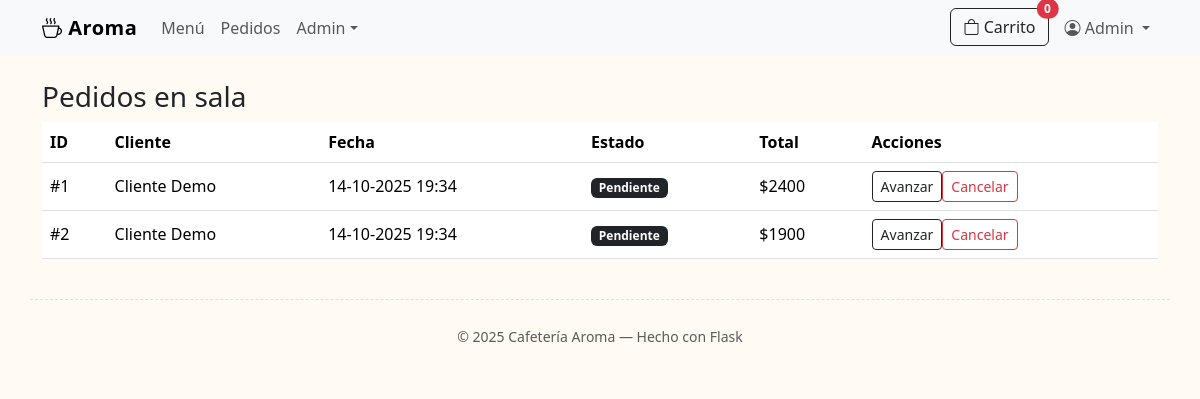
Before: /empleado/pedidos (signed in) with the older database file.
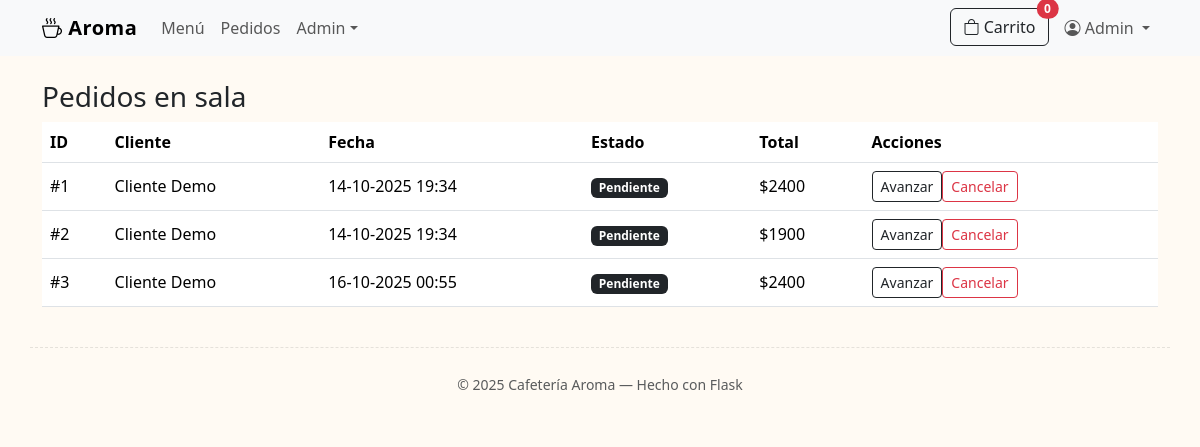
After: the same page with the newer database file.
### models.py (models this page shows, shortened)
class User(UserMixin, db.Model):
    id = db.Column(db.Integer, primary_key=True)
    name = db.Column(db.String(120), nullable=False)
    email = db.Column(db.String(120), unique=True, nullable=False)
    password_hash = db.Column(db.String(255), nullable=False)
    role = db.Column(db.String(20), default=Role.CUSTOMER, nullable=False)
    created_at = db.Column(db.DateTime, default=datetime.utcnow)
    orders = db.relationship("Order", back_populates="user", lazy=True)
    def is_admin(self):
        return self.role == Role.ADMIN

class Order(db.Model):
    id = db.Column(db.Integer, primary_key=True)
    status = db.Column(db.String(30), default="pendiente")  # pendiente -> preparando -> listo -> entregado -> cancelado
    payment_method = db.Column(db.String(30), default="efectivo")  # efectivo/tarjeta
    total = db.Column(db.Float, default=0.0)
    created_at = db.Column(db.DateTime, default=datetime.utcnow)
    user_id = db.Column(db.Integer, db.ForeignKey("user.id"), nullable=True)
    user = db.relationship("User", back_populates="orders")
    items = db.relationship("OrderItem", back_populates="order", cascade="all, delete-orphan", lazy=True)

### app.py (the view)
    @app.get("/empleado/pedidos")
    @login_required
    @role_required(Role.EMPLOYEE, Role.ADMIN)
    def employee_orders():
        status = request.args.get("status", "pendiente")
        orders = Order.query.filter(Order.status != "cancelado").order_by(Order.created_at.asc()).all()
        return render_template("employee/orders.html", orders=orders, selected=status)

### utils.py (called while the page is built)
def role_required(*roles):
    def decorator(fn):
        @wraps(fn)
        def wrapper(*args, **kwargs):
            if not current_user.is_authenticated:
                abort(403)
            if current_user.role not in roles:
                abort(403)
            return fn(*args, **kwargs)
        return wrapper
    return decorator

### templates/employee/orders.html
{% extends "base.html" %}
{% block content %}
  <h3>Pedidos en sala</h3>
  <div class="table-responsive">
    <table class="table align-middle">
      <thead>
        <tr><th>ID</th><th>Cliente</th><th>Fecha</th><th>Estado</th><th>Total</th><th>Acciones</th></tr>
      </thead>
      <tbody>
        {% for o in orders %}
        <tr>
          <td>#{{ o.id }}</td>
          <td>{{ o.user.name if o.user else '—' }}</td>
          <td>{{ o.created_at.strftime('%d-%m-%Y %H:%M') }}</td>
          <td><span class="badge text-bg-dark">{{ o.status|capitalize }}</span></td>
          <td>${{ '%.0f'|format(o.total) }}</td>
          <td>
            <div class="btn-group">
              <form method="post" action="{{ url_for('employee_advance', order_id=o.id) }}">
                <button class="btn btn-sm btn-outline-dark" {% if o.status in ['entregado','cancelado'] %}disabled{% endif %}>Avanzar</button>
              </form>
              <form method="post" action="{{ url_for('employee_cancel', order_id=o.id) }}" onsubmit="return confirm('¿Cancelar pedido?')">
                <button class="btn btn-sm btn-outline-danger" {% if o.status in ['entregado','cancelado'] %}disabled{% endif %}>Cancelar</button>
              </form>
            </div>
          </td>
        </tr>
        {% endfor %}
      </tbody>
    </table>
  </div>
{% endblock %}

### templates/base.html (shortened to what this page needs)
{% set cart_count = session.get('cart', {})|map('int')|list|length and session.get('cart', {})|dictsort(false) %}
<!doctype html>
<html lang="es">
  <head>
    <link href="https://cdn.jsdelivr.net/npm/bootstrap@5.3.2/dist/css/bootstrap.min.css" rel="stylesheet">
    <link href="https://cdn.jsdelivr.net/npm/bootstrap-icons@1.11.3/font/bootstrap-icons.css" rel="stylesheet">
    <link href="{{ url_for('static', filename='css/styles.css') }}" rel="stylesheet">
  </head>
  <body>
    <nav class="navbar navbar-expand-lg bg-body-tertiary sticky-top">
      <div class="container">
        <a class="navbar-brand" href="{{ url_for('index') }}"><i class="bi bi-cup-hot"></i> Aroma</a>
        <div class="collapse navbar-collapse" id="nav">
          <ul class="navbar-nav me-auto mb-2 mb-lg-0">
            <li class="nav-item"><a class="nav-link" href="{{ url_for('menu') }}">Menú</a></li>
            {% if current_user.is_authenticated and (current_user.is_admin() or current_user.is_employee()) %}
              <li class="nav-item"><a class="nav-link" href="{{ url_for('employee_orders') }}">Pedidos</a></li>
            {% endif %}
            {% if current_user.is_authenticated and current_user.is_admin() %}
              <li class="nav-item dropdown">
                <a class="nav-link dropdown-toggle" role="button" data-bs-toggle="dropdown">Admin</a>
              </li>
            {% endif %}
          </ul>
          <ul class="navbar-nav ms-auto">
            <li class="nav-item me-2">
              <a class="btn btn-outline-dark position-relative" href="{{ url_for('cart') }}">
                <i class="bi bi-bag"></i> Carrito
                <span id="cart-count" class="position-absolute top-0 start-100 translate-middle badge rounded-pill bg-danger">
                  {{ (session.get('cart') or {}).values()|sum if session.get('cart') else 0 }}
                </span>
              </a>
            </li>
            {% if current_user.is_authenticated %}
            <li class="nav-item dropdown">
              <a class="nav-link dropdown-toggle" role="button" data-bs-toggle="dropdown">
                <i class="bi bi-person-circle"></i> {{ current_user.name }}
              </a>
            </li>
            {% else %}
              <li class="nav-item"><a class="btn btn-dark" href="{{ url_for('login') }}">Ingresar</a></li>
            {% endif %}
          </ul>
        </div>
      </div>
    </nav>
    <main class="container my-4">
      {% block content %}{% endblock %}
    </main>
    <footer class="container py-4 text-center text-muted">
      <small>© {{ 2025 }} Cafetería Aroma — Hecho con Flask</small>
    </footer>
  </body>
</html>

### static/css/styles.css (style rules this page uses)
body { background: #fffaf3; }
.navbar-brand { font-weight: 800; letter-spacing: .5px; }
footer { border-top: 1px dashed rgba(0,0,0,.1); }

Changed rows visible on the page:
added Order: id "3", user "Cliente Demo", created_at "16-10-2025 00:55", status "Pendiente", total "2400"
